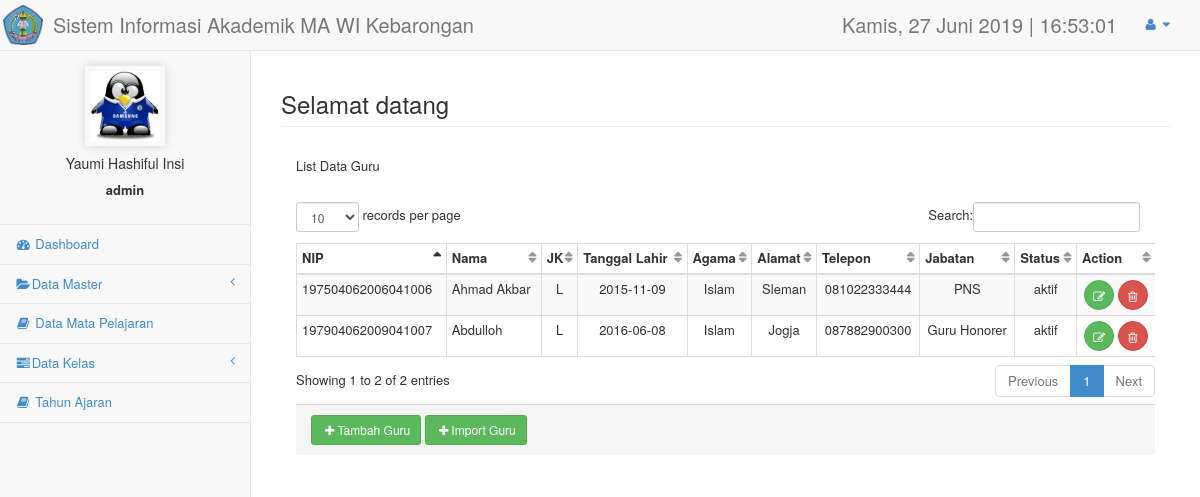
The app's page /admin/data_guru.php (signed in) with its own data.
### tables this page shows
CREATE TABLE IF NOT EXISTS `guru` (
`id_guru` int(2) NOT NULL,
  `nip` varchar(50) NOT NULL,
  `nama` varchar(30) NOT NULL,
  `gender` enum('L','P') NOT NULL,
  `lahir` date NOT NULL,
  `agama` varchar(10) NOT NULL,
  `alamat` text NOT NULL,
  `telepon` varchar(15) NOT NULL,
  `jabatan` varchar(30) NOT NULL,
  `status` enum('aktif','nonaktif') NOT NULL
);

### admin/data_guru.php (the view, shortened to what this page needs)
<!DOCTYPE html>
<html lang="en">
<head>
    <link href="../css/bootstrap.min.css" rel="stylesheet">
    <link href="../css/plugins/metisMenu/metisMenu.min.css" rel="stylesheet">
    <link href="../css/plugins/dataTables.bootstrap.css" rel="stylesheet">
    <link href="../css/sb-admin-2.css" rel="stylesheet">
    <link href="../font-awesome-4.1.0/css/font-awesome.min.css" rel="stylesheet" type="text/css">
</head>
<body>
    <?php include('library/header.php');?>
    <?php include('library/sidebar.php');?>
        <div id="page-wrapper">
            <div class="row">
                <div class="col-lg-12">
                    <h3 class="page-header">Selamat datang </h3>
            <div class="row">
                <div class="col-lg-12">
                    <div >
                        <div class="panel-heading">
                            List Data Guru
                        </div>
                        <div class="panel-body">
                            <div class="table-responsive">
                            <table class='table table-striped table-bordered table-hover' id='dataTables-example'>
                                <thead>
                                    <tr>
                                    <th>NIP</th>
                                    <th>Nama</th>
                                    <th>JK</th>
                                    <th>Tanggal Lahir</th>
                                    <th>Agama</th>
                                    <th>Alamat</th>
                                    <th>Telepon</th>
                                    <th>Jabatan</th>
                                    <th>Status</th>
                                    <th align='center'>Action</th>
                                    </tr>
                                </thead>
                                <tbody>
                                <?php
                                $sql="SELECT * FROM guru";
                                $result = mysql_query($sql);;
                                while($row=mysql_fetch_array($result)){?>
                                    <tr>
                                    <td><?php echo $row['nip'];?></td>
                                    <td><?php echo $row['nama'];?></td>
                                    <td align='center'><?php echo $row['gender'];?></td>
                                    <td align='center'><?php echo $row['lahir'];?></td>
                                    <td align='center'><?php echo $row['agama'];?></td>
                                    <td align='center'><?php echo $row['alamat'];?></td>
                                    <td align='center'><?php echo $row['telepon'];?></td>
                                    <td align='center'><?php echo $row['jabatan'];?></td>
                                    <td align='center'><?php echo $row['status'];?></td>
                                    <td align='center'>
                                    <a href="#" class='open_modal' id='<?php echo $row['id_guru']; ?>'><button type='button' class='btn btn-success btn-circle'><i class='fa fa-edit fa-fw'></i></button></a>
                                    <a href="#" onclick="confirm_modal('delete/guru.php?&id_guru=<?php echo $row['id_guru']; ?>');"><button type='button' class='btn btn-danger btn-circle'><i class='fa fa-trash-o'></i></button></a>
                                    </td>
                                    </tr>
                                    <?php }
                                ?>
                                    </tbody>
                                </table>
                            </div>
                            <div class="panel-footer">
                            <a href="#" class="btn btn-success btn-sm" data-target="#ModalAdd" data-toggle="modal"><i class="fa fa-plus fa-fw"></i>Tambah Guru</button></a>
                            <a href="#" class="btn btn-success btn-sm" ><i class="fa fa-plus fa-fw"></i>Import Guru</button></a>
                            </div>
                        </div>
                    </div>
                </div>
            </div>
      </div>
</body>
</html>

### css/sb-admin-2.css (style rules this page uses)
body { background-color: #f8f8f8; }
#page-wrapper { padding: 0 15px; min-height: 568px; background-color: #fff; }
@media (min-width:768px) { #page-wrapper { position: inherit; margin: 0 0 0 250px; padding: 0 30px; border-left: 1px solid #e7e7e7; } }
table.dataTable thead .sorting, table.dataTable thead .sorting_asc, table.dataTable thead .sorting_desc, table.dataTable thead .sorting_asc_disabled, table.dataTable thead .sorting_desc_disabled { background: 0 0; }
table.dataTable thead .sorting_asc:after { content: "\f0de"; float: right; font-family: fontawesome; }
table.dataTable thead .sorting:after { content: "\f0dc"; float: right; font-family: fontawesome; color: rgba(50,50,50,.5); }
.btn-circle { width: 30px; height: 30px; padding: 6px 0; border-radius: 15px; text-align: center; font-size: 12px; line-height: 1.428571429; }

### records on screen
guru: nip "197504062006041006", nama "Ahmad Akbar", gender "L", lahir "2015-11-09", agama "Islam", alamat "Sleman", telepon "081022333444", jabatan "PNS", status "aktif"
guru: nip "197904062009041007", nama "Abdulloh", gender "L", lahir "2016-06-08", agama "Islam", alamat "Jogja", telepon "087882900300", jabatan "Guru Honorer", status "aktif"

### other values on screen
$_SESSION['nama'] "Yaumi Hashiful Insi"
$_SESSION['username'] "admin"
